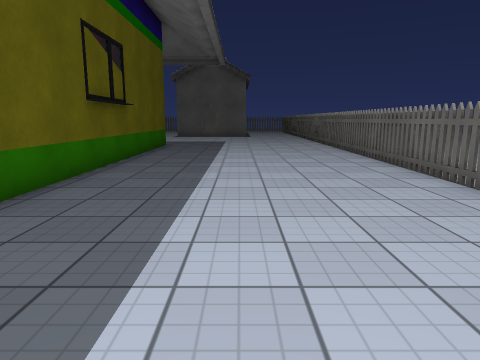
View 1 (above)

24 first-person views from a walk through a Unity game level. The camera is 1.3 m above the floor, tilts 10° down and sees 70° across. Doors are open. The floor is counted in squares, 1 m on a side. Each view is taken from the middle of a square. On the plan, view 1 faces up. The plan holds only what a view shows up to about 15 squares ahead; the rest is blank. The place goes on beyond the plan. The player is left out. Some surface patterns are stand-ins.

View 2
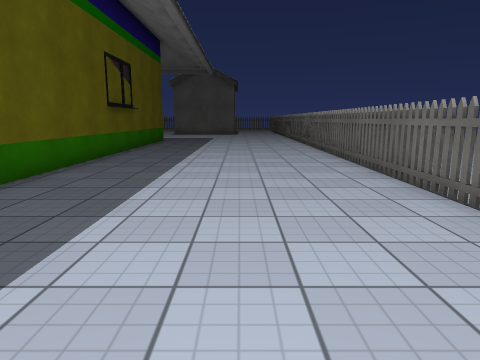

View 3
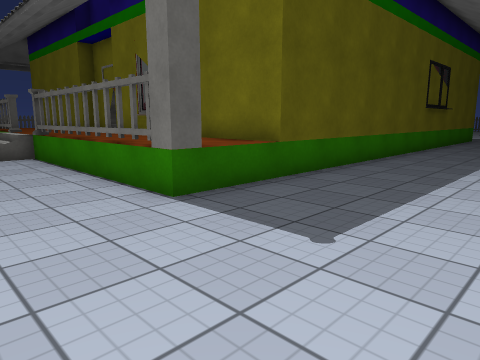

View 4
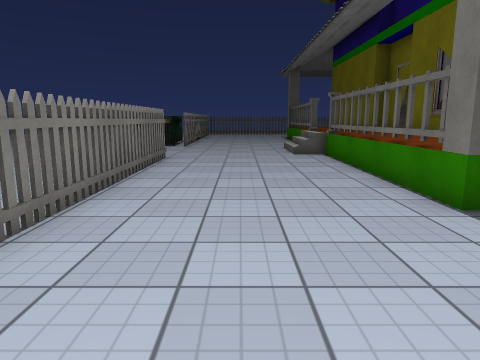

View 5
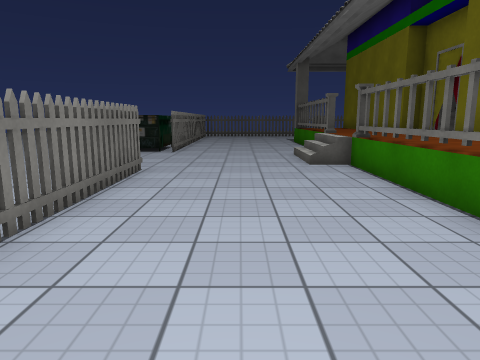

View 6
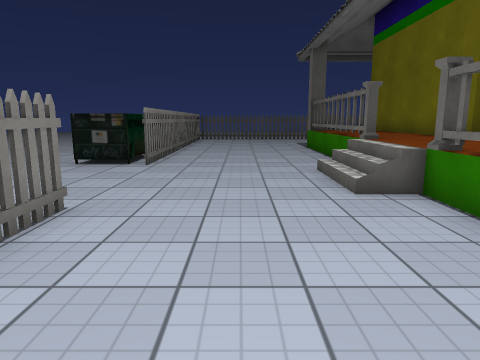

View 7
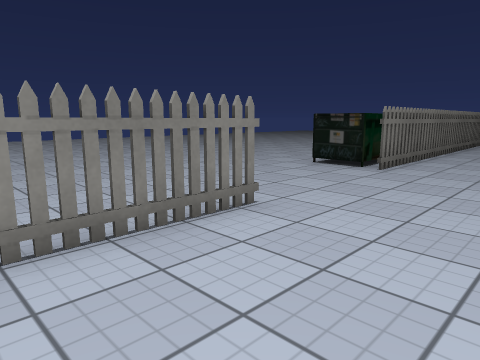

View 8
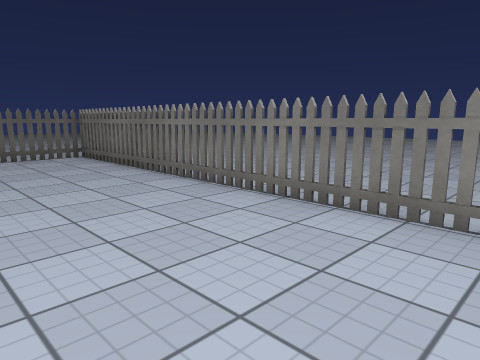

View 9
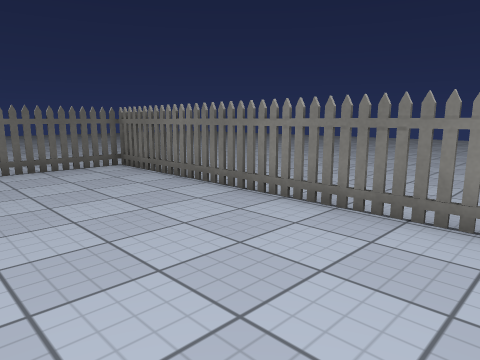

View 10
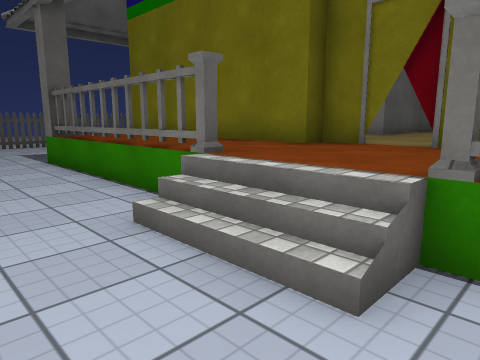

View 11
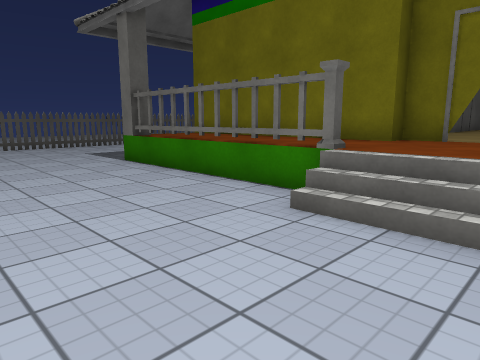

View 12
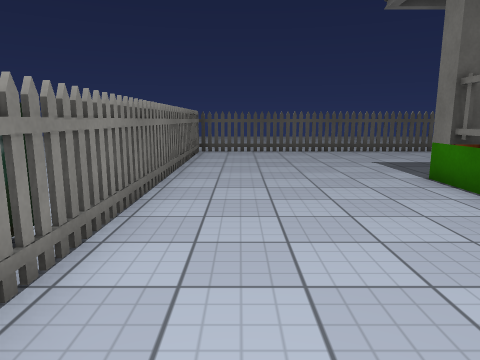

View 13
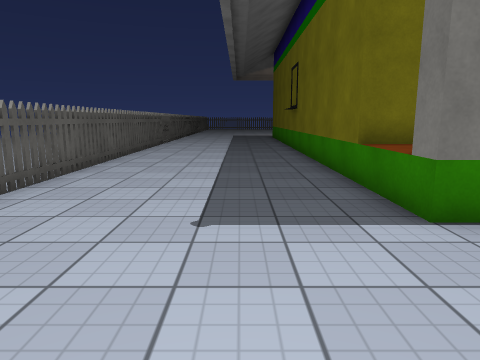

View 14
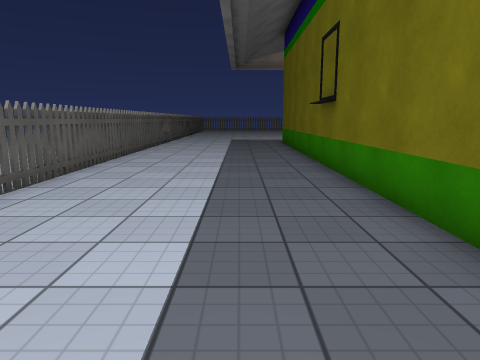

View 15
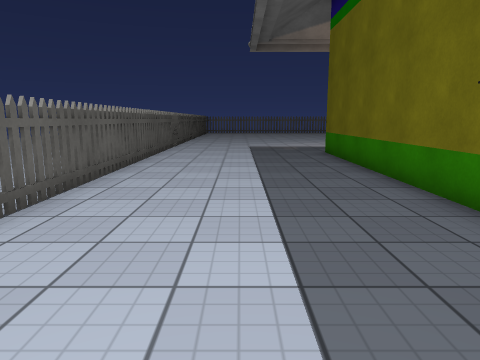

View 16
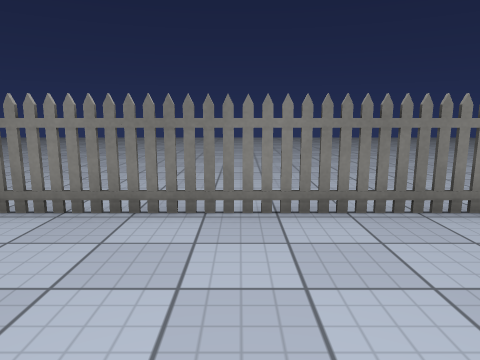

View 17
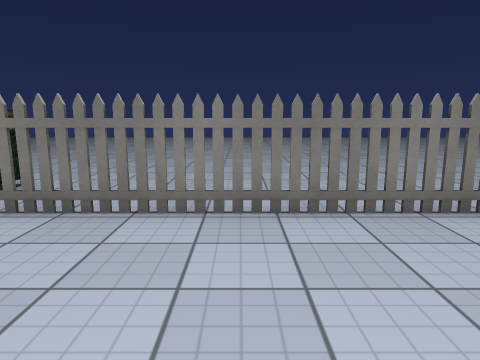

View 18
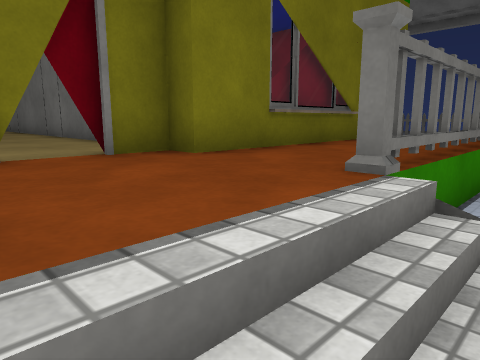

View 19
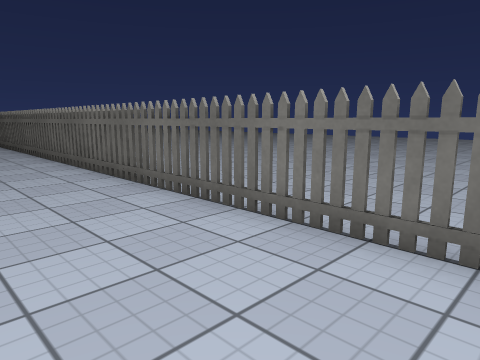

View 20
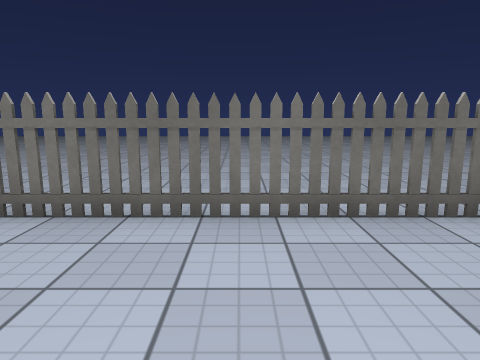

View 21
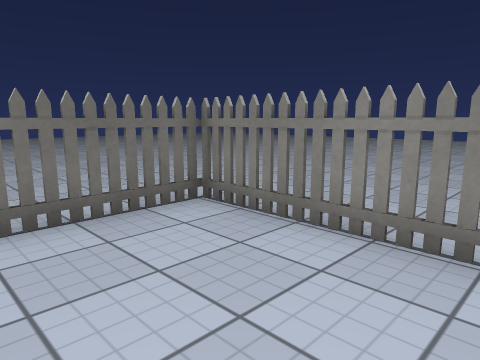

View 22
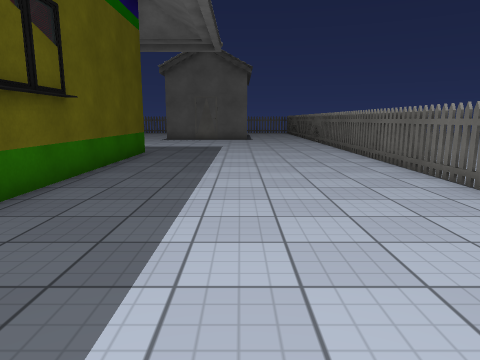

View 23
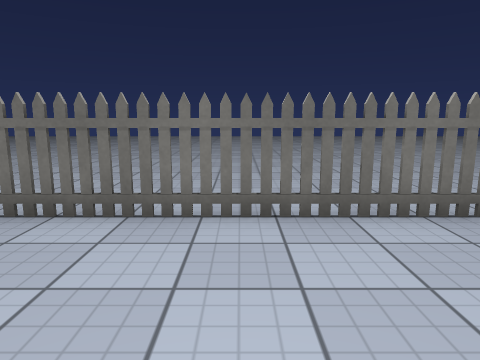

View 24
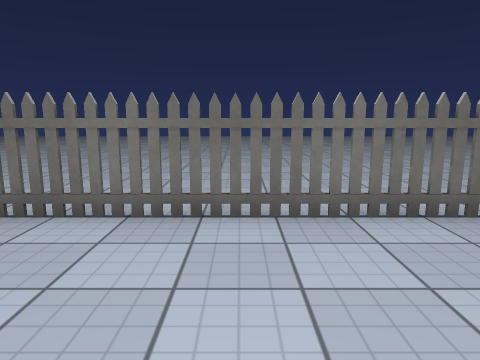

### Floor plan
Key: @ floor where view 1 was taken; # wall or solid block; x gap in a wall; . main floor; : floor 0.75 m higher than the main floor; / step, stairs or slope; D open door; = window, fence, low wall or low ledge; ^ raised ledge; v drop or lower ground; T thing the floor can be seen under or through; O other object.
Columns run from 29 left of view 1 to 9 right of it. Each row starts with its distance up from view 1.
 17 #......#                 #........T....
 16 #......#                  ........T....
 15 #......#                 #........T....
 14 #......#                 #........T....
 13 #......                  #........T....
 12 #......          #       #........x....
 11 #......          #       #........T....
 10 #......#         #       #........T....
  9 #......#     ^   #       #........T....
  8 #......#     ^   #       #........T....
  7 #......#     ^: :#        ........T....
  6 #......#     ^: :#        ........# ...
  5 #......#     ^: :#       #........x ...
  4 #......#     #:::#        ........x...
  3 #......#      :::        #........#....
  2 #......#    ## ::        #........#....
  1 #......#    # :::        #........#....
  0 #......#    # #DD#       #...@....#....
 -1 #......########::###==####........#....
 -2 #......::::::::::::::::::=........x....
 -3 #......O:::::::::::::::::O........T....
 -4 #......O==v=vv///#x==v=vv.........T....
 -5 #.............////................T....
 -6 #.................................T....
 -7 #.................................T....
 -8 #.................................x....
 -9 #.................................T....
-10 #TTTTTxTTTT##O.....xxTTTTTxTTTTTxT.....
-11 ..........O  O.........................
-12 ..........O  O.........................
-13 .......................................
-14 .....................  ................
-15 .....................  ................

Positions as (right, up) in squares from view 1, and headings:
1: (0, 0), facing up
2: (1, -4), facing up
3: (1, -7), facing up-left
4: (1, -7), facing left
5: (-2, -7), facing left
6: (-6, -7), facing left
7: (-7, -6), facing down-left
8: (-8, -5), facing down-right
9: (-5, -5), facing down-right
10: (-11, -7), facing up-left
11: (-12, -9), facing up-left
12: (-15, -8), facing left
13: (-25, -8), facing up
14: (-25, -2), facing up
15: (-26, 4), facing up
16: (-25, -5), facing down
17: (-23, -5), facing down
18: (-15, -5), facing up-right
19: (1, -6), facing up-right
20: (0, -6), facing right
21: (0, -6), facing down-right
22: (0, 4), facing up
23: (0, 11), facing right
24: (0, 13), facing right
